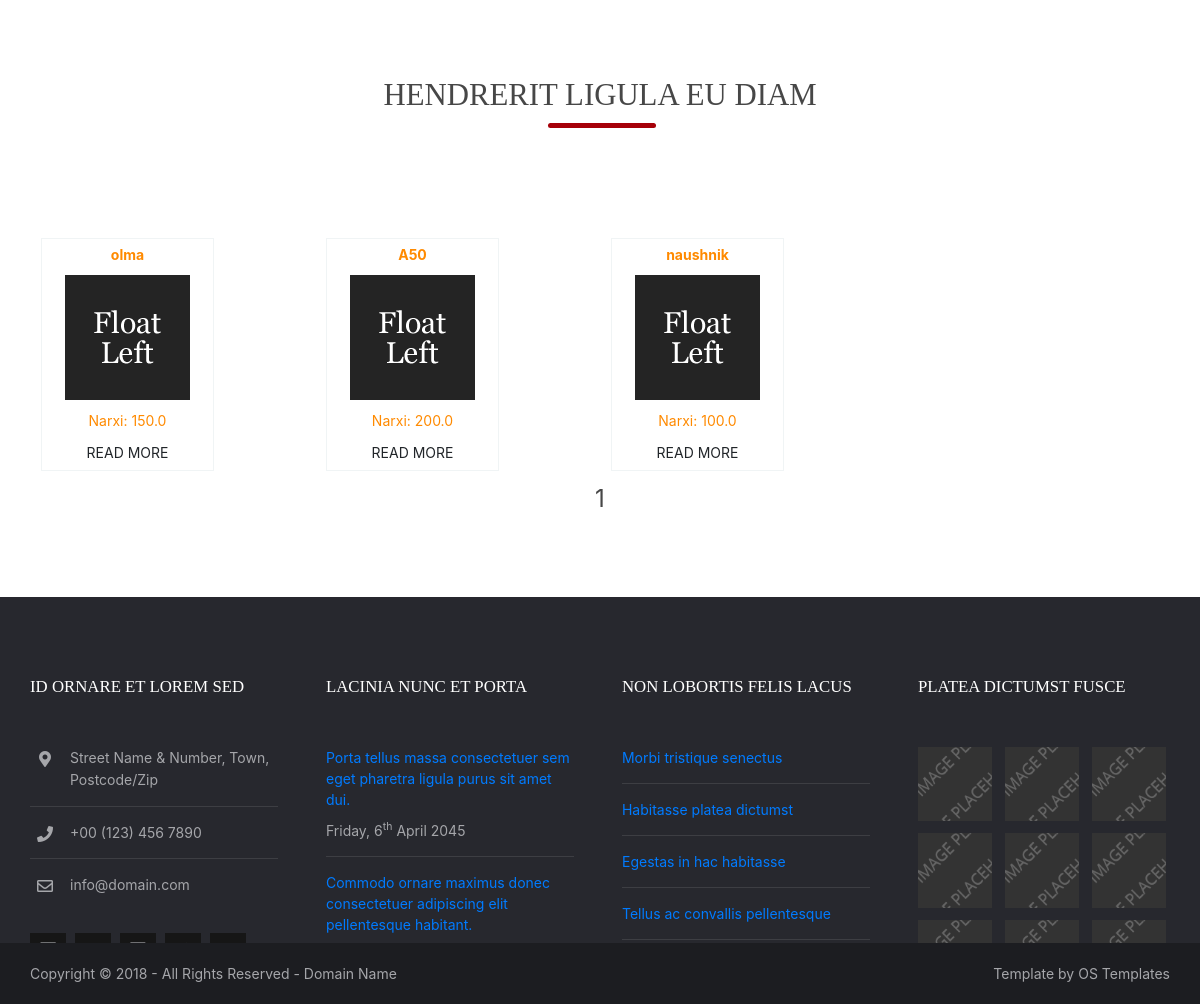
The app's page / (lower part), older data.
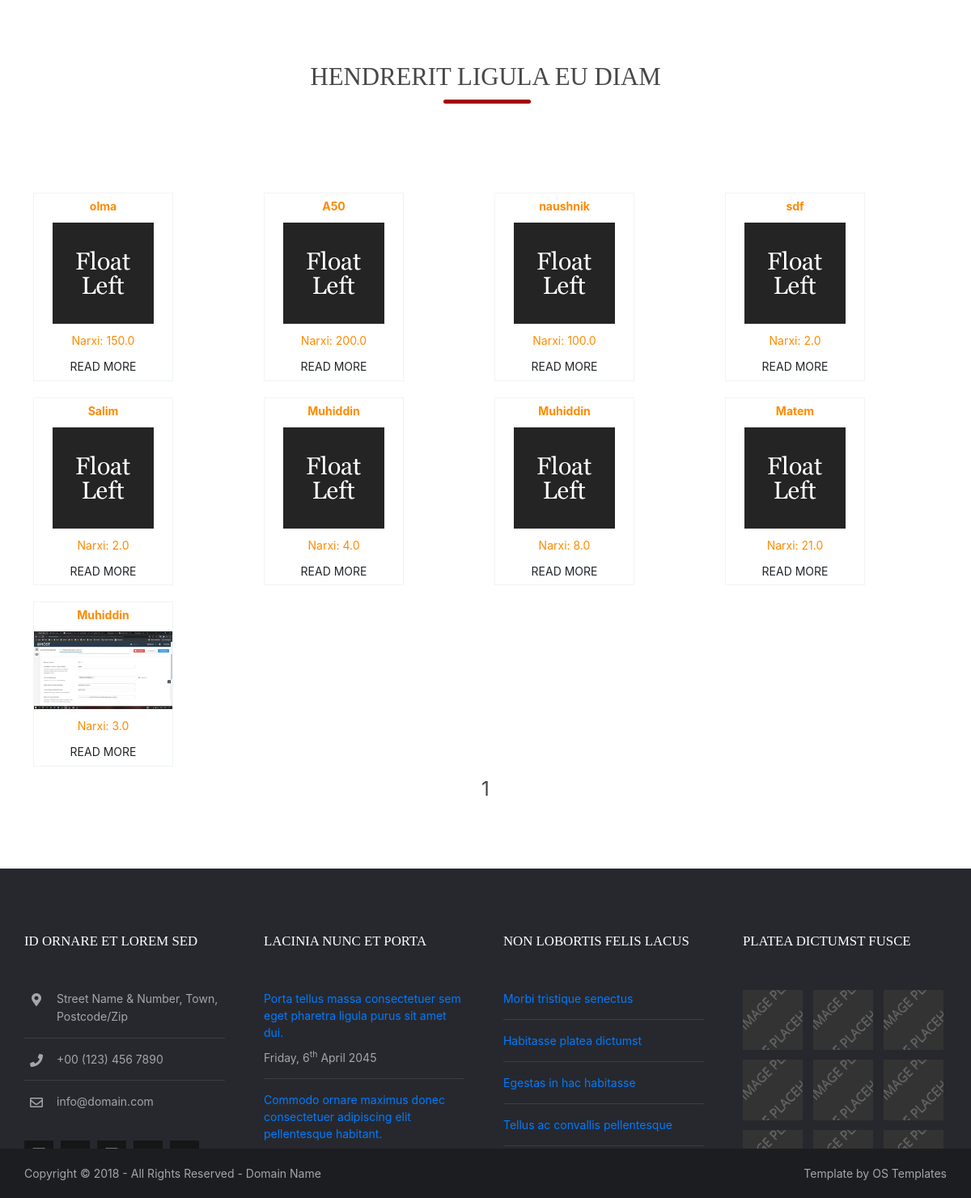
The same page, newer data.
### bloc/models.py (models this page shows, shortened)
class Product(models.Model):
    PRODUCT_TYPE = (
        ('furniture', 'FURNITURE'),
        ('phones', 'PHONES'),
        ('accessories', 'ACCESSORIES')
    )
    name = models.CharField(max_length=128)
    description = models.CharField(max_length=1024, blank=True, null=True)
    price = models.FloatField()
    image = models.ImageField(upload_to='product/', blank=True, null=True)
    type = models.CharField(choices=PRODUCT_TYPE, max_length=16)
    created_at = models.DateTimeField(auto_now_add=True)
    updated_at = models.DateTimeField(auto_now=True)

### bloc/views.py (the view)
# urls.py: path('', views.ProductView.as_view(), name='index'),
class ProductView(ListView):
    model = Product
    template_name = 'pages/hendrerit.html'
    paginate_by = 12
    def get_context_data(self, *, object_list=None, **kwargs):
        context = super().get_context_data(**kwargs)
        context['products'] = Product.objects.all()
        return context

### bloc/templates/pages/hendrerit.html (shortened to what this page needs)
{% extends 'base.html' %}
{% load static %}
{% block content %}
<div class="wrapper row3">
    <section class="hoc container clear">
        <div class="center btmspace-80">
            <h6 class="heading underline font-x2">Hendrerit ligula eu diam</h6>
        </div>
        <div class="row">
            {% for product in products %}
            <div class="prod_box col-md-3" style="width:173px;
height:auto;
float:left;
padding:10px 10px 10px 11px;">
            <div class="center_prod_box" style="width:173px;height: auto;float:left; text-align:center;padding:0px; margin:0px; border:1px #F0F4F5 solid;">
              <div class="product_title" style="
color:#ff8a00;
padding:5px 0 5px 0;
font-weight:bold;
"><a href="{%url 'getpost' product.id %}" style="text-decoration:none;
color:#ff8a00;
padding:5px 0 5px 0;
font-weight:bold;">{{product.name}}</a></div>
              <div class="product_img" style="padding:5px 0 5px 0;"><a href="{%url 'getpost' product.id %}">
                  {% if product.image%}
                  <img src="{{ product.image.url }}" alt="" border="0" />
              {% else %}
                        <img src="{% static 'images/demo/imgl.gif' %}" alt="" border="0">
                        {% endif %}</a></div>
              <div class="prod_price" style="padding:5px 0 5px 0;">
                  <span class="price" style="color: #ff8a00;">Narxi: {{product.price}}</span></div>
                <footer><a class="btn" href="{%url 'getpost' product.id %}">Read More</a></footer>
            </div>
        </div>
            {% endfor %}
        </div>
        <center style="font-size: 24px">
            <span>{{page_obj.number}}</span>
        </center>
    </section>
</div>
{% endblock %}

Row changes from the older to the newer data that the page shows:
added Product: name "sdf", price "2.0"
added Product: name "Salim", price "2.0"
added Product: name "Muhiddin", price "4.0"
added Product: name "Muhiddin", price "8.0"
added Product: name "Matem", price "21.0"
added Product: name "Muhiddin", image (picture), price "3.0"
